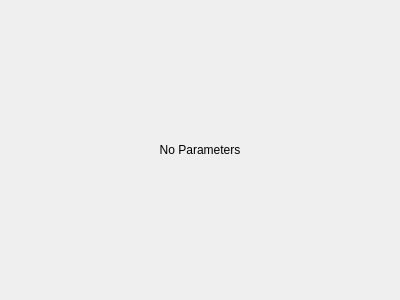
<?xml version="1.0" encoding="UTF-8"?>
<ui version="4.0">
 <class>RadiosityRendererParameters</class>
 <widget class="QWidget" name="RadiosityRendererParameters">
  <property name="geometry">
   <rect>
    <x>0</x>
    <y>0</y>
    <width>400</width>
    <height>300</height>
   </rect>
  </property>
  <property name="windowTitle">
   <string>Form</string>
  </property>
  <layout class="QVBoxLayout" name="verticalLayout">
   <item>
    <widget class="QLabel" name="no_parameters_label">
     <property name="text">
      <string>No Parameters</string>
     </property>
     <property name="alignment">
      <set>Qt::AlignCenter</set>
     </property>
    </widget>
   </item>
  </layout>
 </widget>
 <resources/>
 <connections/>
</ui>
